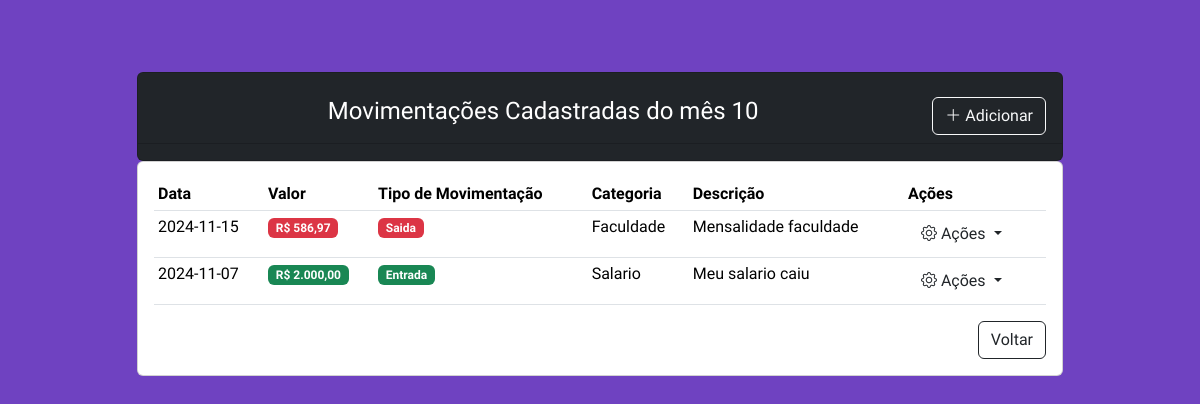
Screenshot of /movimentacoes/movimentacao.php?id_mes=10 with the database file from the repository.
### tables this page shows
CREATE TABLE `movimentacao` (
  `id_movimentacao` int(11) NOT NULL,
  `data_movimentacao` date NOT NULL,
  `tipo_movimentacao` enum('entrada','saida') NOT NULL,
  `descricao_movimentacao` text NOT NULL,
  `valor_movimentacao` decimal(10,2) NOT NULL,
  `id_categoria` int(11) NOT NULL,
  `id_mes` int(11) NOT NULL
);

CREATE TABLE `categoria` (
  `id_categoria` int(11) NOT NULL,
  `nome_categoria` varchar(100) NOT NULL,
  `descricao_categoria` text DEFAULT NULL
);

### movimentacoes/movimentacao.php (the view, shortened to what this page needs)
<?php
require_once '../conexao.php';
$mesId = mysqli_real_escape_string($conn, $_GET['id_mes']);
$sqlMovimentacoes = "
    SELECT m.*, c.nome_categoria
    FROM movimentacao m
    JOIN categoria c ON m.id_categoria = c.id_categoria
    WHERE m.id_mes = $mesId
    ORDER BY m.data_movimentacao DESC";
$resultMovimentacoes = $conn->query($sqlMovimentacoes);
?>
<!DOCTYPE html>
<html lang="pt-br">
<head>
    <link href="https://cdn.jsdelivr.net/npm/bootstrap@5.3.3/dist/css/bootstrap.min.css" rel="stylesheet">
    <link rel="stylesheet" href="https://cdn.jsdelivr.net/npm/bootstrap-icons@1.11.3/font/bootstrap-icons.min.css">
    <link href="../css/movimentacao.css" rel="stylesheet">
</head>
<body>
    <div class="container mt-5">
        <div class="row justify-content-center">
            <div class="col-md-6 col-lg-10">
                <div  class="card mt-4 bg-dark">
                    <div class="mt-3 mb-3 card-header text-center text-white bg-dark">
                        <h4>Movimentações Cadastradas do mês <?php echo $mesId; ?>
                        <a href="../movimentacoes/movimentacao-create.php?id_mes=<?php echo $mesId; ?>" class=" btn btn-outline-light float-end">
                            <i class="bi bi-plus-lg"></i> Adicionar
                        </a>
                        </h4>
                    </div>
                </div>
                <div class="card">
                    <div class="card-body">
                        <?php if ($resultMovimentacoes->num_rows > 0): ?>
                            <table class="table table-hover table-sm">
                                <thead>
                                    <tr>
                                        <th>Data</th>
                                        <th>Valor</th>
                                        <th>Tipo de Movimentação</th>
                                        <th>Categoria</th>
                                        <th>Descrição</th>
                                        <th>Ações</th>
                                    </tr>
                                </thead>
                                <tbody>
                                    <?php while ($movimentacao = $resultMovimentacoes->fetch_assoc()): ?>
                                        <tr>
                                            <td><?php echo $movimentacao['data_movimentacao'];?></td>
                                            <td>
                                                <span class="badge <?php echo $movimentacao['tipo_movimentacao'] === 'entrada' ? 'bg-success' : 'bg-danger'; ?>">
                                                    R$ <?php echo number_format($movimentacao['valor_movimentacao'], 2, ',', '.'); ?>
                                                </span>
                                            </td>
                                            <td>
                                                <span class="badge <?php echo $movimentacao['tipo_movimentacao'] === 'entrada' ? 'bg-success' : 'bg-danger'; ?>">
                                                    <?php echo ucfirst($movimentacao['tipo_movimentacao']); ?>
                                                </span>
                                            </td>
                                            <td><?php echo $movimentacao['nome_categoria']; ?></td>
                                            <td><?php echo $movimentacao['descricao_movimentacao']; ?></td>
                                            <td>
                                                <div class="btn-group">
                                                    <button class="btn dropdown-toggle" data-bs-toggle="dropdown" aria-expanded="false">
                                                         <i class="bi bi-gear"></i> Ações
                                                    </button>
                                                </div>
                                            </td>
                                        </tr>
                                        <?php endwhile; ?>
                                </tbody>
                            </table>
                            <div class="mb-3">
                                    <a href="../index.php" class="btn btn-outline-dark float-end">Voltar</a>
                            </div>
                        <?php endif; ?>
                    </div>
                </div>
            </div>
        </div>
    </div>
</body>
</html>

### css/movimentacao.css (style rules this page uses)
body { background-color: #6f42c1; font-family: "Source Sans 3", sans-serif; }

### rows the page displays
movimentacao: data_movimentacao "2024-11-15", valor_movimentacao "586,97", tipo_movimentacao "Saida", id_categoria.nome_categoria "Faculdade", descricao_movimentacao "Mensalidade faculdade"
movimentacao: data_movimentacao "2024-11-07", valor_movimentacao "2.000,00", tipo_movimentacao "Entrada", id_categoria.nome_categoria "Salario", descricao_movimentacao "Meu salario caiu"

### other values shown
$mesId "10"
